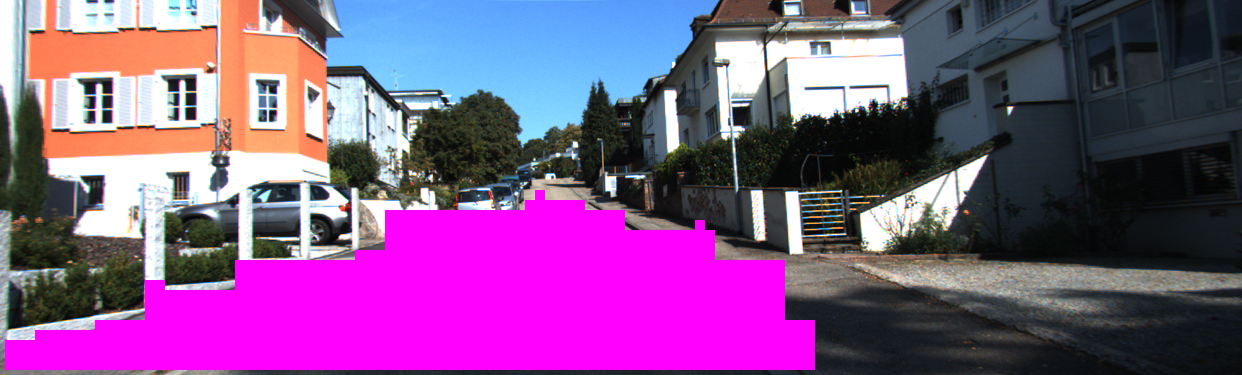
#> input picture results/th-0.25.png, 1242 x 375 px
$ python -i test.py   (imports and definitions only)
#> lines starting #> are read from the running program, lines starting #| are printed output that depends on the picture
### commons.py
import cv2
import numpy as np

class WeakLearner:
    def __init__(self, feature_i, threshold, class_label, error) -> None:
        self.feature_i = feature_i
        self.threshold = threshold
        self.class_label = class_label
        self.error = error

    def classify(self, x):
        return self.class_label if x[self.feature_i] < self.threshold else -self.class_label

    def __str__(self) -> str:
        return f'feature_i = {self.feature_i}, threshold = {self.threshold}, class_label = {self.class_label}, error = {self.error}'

class StrongLearner:
    def __init__(self, hs: list[tuple[WeakLearner, float]], threshold=0) -> None:
        self.hs = hs
        self.threshold = threshold

    def classify(self,x):
        return 1 if sum([alpha * wl.classify(x) for wl, alpha in self.hs]) > self.threshold else -1

    def error(self):
        return sum([alpha * wl.error for wl, alpha in self.hs]) / len(self.hs)

imagesPath = 'data_road/training/image_2'
groundTruthPath = 'data_road/training/gt_image_2'

# [47 lines left out: functions local_binary_patterns, hist, not called in this run]

def is_inside(img: cv2.Mat, x, y):
    return 0 <= x < img.shape[0] and 0 <= y < img.shape[1]

### test.py
import os
from time import time

import cv2
from commons import StrongLearner, WeakLearner, hist, is_inside, local_binary_patterns, imagesPath, groundTruthPath
import multiprocessing
import numpy as np
import matplotlib.pyplot as plt

def read_strong_classifier(T):
    sl = StrongLearner([])
    with open('weak_learners.csv') as f:
        for line in f.readlines()[:T]:
            splits = line.split(',')
            sl.hs.append((WeakLearner(int(splits[0]), int(splits[1]), int(splits[2]), float(splits[3])), float(splits[4])))
    return sl

# [175 lines left out: functions feature_vector, labels, classify, draw_boundary, image_scores, not called in this run]

def scores(clf: StrongLearner, category=''):
    imageFiles = os.listdir(imagesPath)
    groundTruthFiles = os.listdir(groundTruthPath)

    with open('random_split.csv') as f:
        imagesSet = [(imageFiles[i], groundTruthFiles[i]) for i in list(map(int, f.readlines()[1].split(','))) \
                     if imageFiles[i].startswith(category)]

    with multiprocessing.Pool() as pool:
        f_ms, ps, rs = 0, 0, 0
        for f_m, p, r in pool.starmap(image_scores, [(file, gt_file, clf) for file, gt_file in imagesSet]):
            f_ms += f_m
            ps += p
            rs += r

        return f_ms / len(imagesSet), ps / len(imagesSet), rs / len(imagesSet)

def maximum_scores(clf: StrongLearner, category=''):
    max_scores = (0, 0, 0)
    max_threshold = 0
    start = time()

    thresholds = [-0.5, -0.25, 0, 0.25, 0.5]
    fms = []
    ps = []
    rs = []

    for threshold in thresholds:
        clf.threshold = threshold
        f_m, p, r = scores(clf, category)
        fms.append(f_m)
        ps.append(p)
        rs.append(r)

        print(f'threshold {threshold} - f-measure: {f_m}, precision: {p}, recall: {r},')
        if max_scores[0] < f_m:
            max_scores = (f_m, p, r)
            max_threshold = threshold

    print('compute maxf time:', time() - start)
    clf.threshold = max_threshold

    # [6 lines of commented-out code are left out]

    return max_scores[0], max_scores[1], max_scores[2]

# [20 lines left out: functions average_exec_time, track_threshold, not called in this run]

def track_number_of_wls(image):
    Ts = list(range(5,26,5))
    fms = []
    ps = []
    rs = []

    for T in range(5,26,5):
        clf = read_strong_classifier(T)
        mf, p, r = maximum_scores(clf)
        cv2.imwrite(f'results/no_wls_{T}.png', draw_boundary(image, clf))

        fms.append(mf)
        ps.append(p)
        rs.append(r)

    plt.xlabel('No. of weak learners')
    plt.plot(Ts, fms, label = 'F_measure')
    plt.plot(Ts, ps, label = 'Precision')
    plt.plot(Ts, rs, label = 'Recall')
    plt.legend()
    plt.savefig('results/no_wls.png')

# [29 lines not run here, left out]

>>> import cv2
>>> picture = cv2.imread('results/th-0.25.png', cv2.IMREAD_GRAYSCALE)
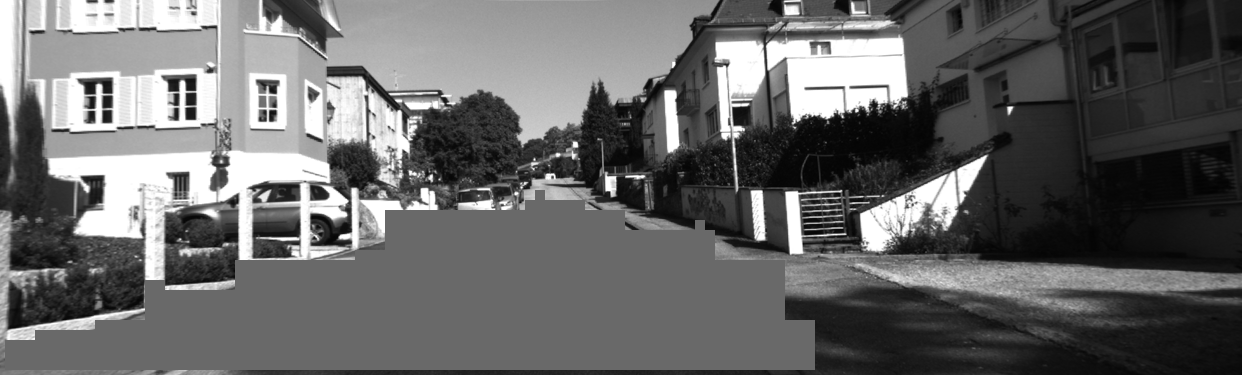
#> picture: shape (375, 1242); min 3, max 255, mean 102.9
>>> result = track_number_of_wls(picture)
#> (reads weak_learners.csv from the repository)
#> (the run stopped early here; a loop or call above may not have finished)
